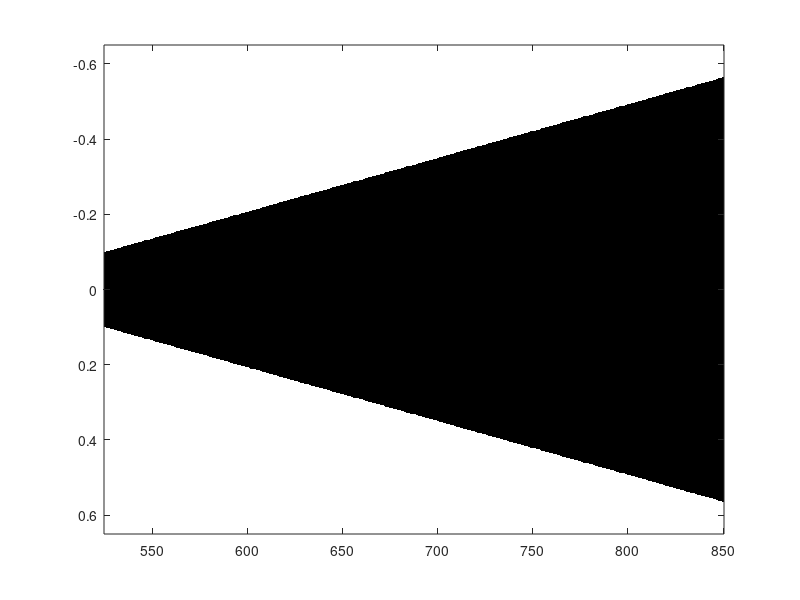

MATLAB code to generate this figure:
%%% This code simulates the image of the kspace at 1st order of
%%% spectrometer due to a linear grating of period L. 
clear;
clc;
%% Parameters
lambda_start=525; %[nm]
lambda_stop=850; %[nm]
lambda_res=1; %[nm]
L=700;
NA_obj=0.65; 
k_res=0.001;
%% 
lambda=lambda_start:lambda_res:lambda_stop;
k=-NA_obj:k_res:NA_obj;
[Lambda,K]=meshgrid(lambda,k);
img=zeros(length(lambda),length(k));
for i1=1:1:length(lambda)
    for i2=1:1:length(k)
        if k(i2)<NA_obj-lambda(i1)/L || k(i2)>-NA_obj+lambda(i1)/L
            img(i1,i2)=1;
        end
    end
end
imagesc(lambda,k,img');
colormap('gray')
